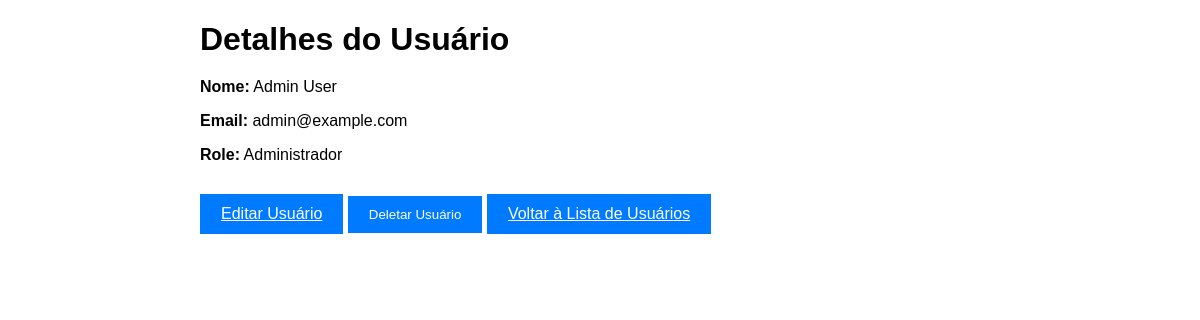
/user/1 (signed in), run on the app's committed database.
### app/models.py (models this page shows, shortened)
class User(db.Model):
    __tablename__ = 'User'
    id = db.Column(db.Integer, primary_key=True, autoincrement=True)
    email = db.Column(db.String(120), unique=True, nullable=False)
    nome = db.Column(db.String(20), nullable=False)
    password = db.Column(db.String(128), nullable=False)
    role = db.Column(db.String(50), nullable=False)
    info = db.relationship('UserInfo', back_populates='user', uselist=False)
    agendamentos = db.relationship('Agendamento', foreign_keys='Agendamento.user_id', back_populates='user')

### app/routes.py (the view)
@main.route('/user/<int:id>')
@roles_required('Administrador', 'Rececionista')
def user_detail(id):
    user = User.query.get_or_404(id)
    delete_form = DeleteUserForm()
    return render_template('user_detail.html', user=user, delete_form=delete_form)

### app/routes.py (called while the page is built)
def roles_required(*roles):
    def wrapper(fn):
        @wraps(fn)
        def decorated_view(*args, **kwargs):
            if 'user' not in session:
                flash('Por favor, faça login para acessar esta página.', 'warning')
                return redirect(url_for('main.login'))
            if session['user']['role'] not in roles:
                flash('Você não tem permissão para acessar esta página.', 'danger')
                return redirect(url_for('main.home'))
            return fn(*args, **kwargs)
        decorated_view.__name__ = fn.__name__
        return decorated_view
    return wrapper

### app/templates/user_detail.html (shortened to what this page needs)
<!DOCTYPE html>
<html lang="en">
<head>
</head>
<body>
    <div class="container">
        <h1>Detalhes do Usuário</h1>
        <div class="info">
            <p><strong>Nome:</strong> {{ user.nome }}</p>
            <p><strong>Email:</strong> {{ user.email }}</p>
            <p><strong>Role:</strong> {{ user.role }}</p>
        </div>
        <a href="{{ url_for('main.edit_user', id=user.id) }}" class="btn">Editar Usuário</a>
        {% if session['user']['role'] == 'Administrador' %}
        <form action="{{ url_for('main.delete_user', id=user.id) }}" method="POST" style="display:inline;">
            <button type="submit" onclick="return confirm('Tem certeza de que deseja deletar este usuário?');" class="btn">Deletar Usuário</button>
        </form>
        {% endif %}
        <a href="{{ url_for('main.users_list') }}" class="btn">Voltar à Lista de Usuários</a>
    </div>
</body>
</html>

### app/templates/user_detail.html (style rules this page uses)
body { font-family: Arial, sans-serif; margin: 20px; }
.container { max-width: 800px; margin: auto; }
h1 { margin-bottom: 20px; }
.info { margin-bottom: 20px; }
.btn { display: inline-block; padding: 10px 20px; margin: 10px 0; border: 1px solid #007BFF; background-color: #007BFF; color: white; text-align: center; cursor: pointer; }

### data on the page
User: nome "Admin User", email "admin@example.com", role "Administrador"
